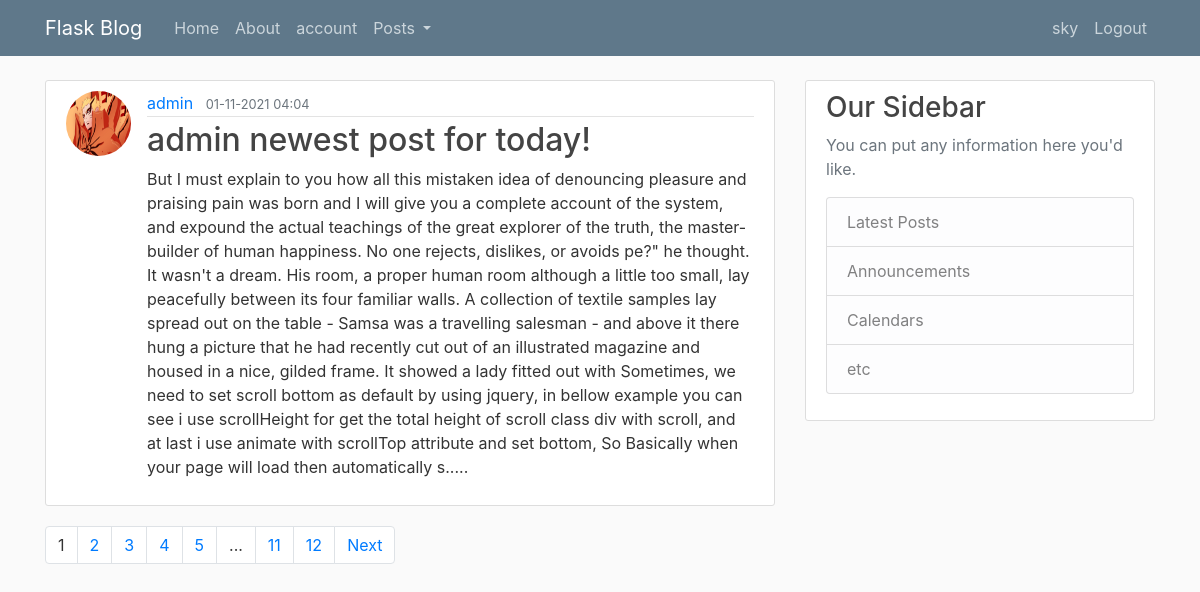
Screenshot of / (signed in) with the database file from the repository.
### flaskblog/models.py (models this page shows, shortened)
class User(db.Model, UserMixin):
    id = db.Column(db.Integer, primary_key=True)
    username = db.Column(db.String(20), unique=True, nullable=False)
    email = db.Column(db.String(120), unique=True, nullable=False)
    image  = db.Column(db.String(20), nullable=False, default='default.jpg')
    password = db.Column(db.String(60), nullable=False)
    posts = db.relationship('Post', backref='author', lazy=True)

class Post(db.Model):
    id = db.Column(db.Integer, primary_key=True)
    title = db.Column(db.String(200), nullable=False)
    content = db.Column(db.Text, nullable=False)
    date_posted = db.Column(db.DateTime, nullable=False, default=datetime.utcnow)
    user_id = db.Column(db.Integer, db.ForeignKey('user.id'), nullable=False)

### flaskblog/main/routes.py (the view)
@main.route('/')
@main.route('/<int:page>')
def home(page=1):
    if not current_user.is_authenticated:
        return redirect('/login')
    posts = Post.query.order_by(Post.date_posted.desc()).paginate(page=page, per_page=1)
    return render_template('home.html', posts=posts, heading='Home Page')

### flaskblog/models.py (called while the page is built)
@login_manager.user_loader
def load_user(user_id):
    return User.query.get(int(user_id))

### flaskblog/templates/home.html (shortened to what this page needs)
{% extends "layout.html" %}
{% block content %}
{% if posts %}
{% for post in posts.items %}
<article class="media content-section">
  <img class="rounded-circle article-img" src="{{ url_for('static', filename='images/'+post.author.image ) }}" alt="{{post.author.image}}">
  <div class="media-body">
  <div class="article-metadata">
    <a class="mr-2" href="{{ url_for('users.view_profile', username=post.author.username) }}">{{ post.author.username }}</a>
    <small class="text-muted">{{ post.date_posted.strftime('%d-%m-%Y %H:%I') }}</small>
  </div>
  <h2><a class="article-title" href="#">{{ post.title }}</a></h2>
  <p class="article-content">{{ post.content }}</p>
</div>
</article>
{% endfor %}
<nav aria-label="Page navigation example">
  <ul class="pagination">
    {% for pg_no in posts.iter_pages() %}
    <li class="page-item"><a class="page-link" {% if pg_no and pg_no != posts.page %}href="{{ url_for('mains.home', page=pg_no)}}"{% endif %}>{% if pg_no %}{{pg_no}}{%else%}...{% endif %}</a></li>
    {% endfor %}
    {% if posts.has_next %}
    <li class="page-item"><a class="page-link" href="{{posts.next_num}}">Next</a></li>
    {% endif %}
  </ul>
</nav>
{% endif %}
{% endblock content %}

### flaskblog/templates/navigation.html (shortened to what this page needs)
<header class="site-header">
  <nav class="navbar navbar-expand-md navbar-dark bg-steel fixed-top">
    <div class="container">
      <a class="navbar-brand mr-4" href="{{ url_for('mains.home') }}">Flask Blog</a>
      <div class="collapse navbar-collapse" id="navbarToggle">
        <div class="navbar-nav mr-auto">
          <a class="nav-item nav-link" href="{{ url_for('mains.home') }}">Home</a>
          <a class="nav-item nav-link" href="{{ url_for('mains.about') }}">About</a>
          <a class="nav-item nav-link" href="{{ url_for('users.account') }}">account</a>
          <div class="dropdown">
            <a class="nav-item nav-link dropdown-toggle" href="{{ url_for('mains.post') }}" id="dropdownMenuPosts" data-toggle="dropdown" aria-haspopup="true" aria-expanded="false">Posts
            </a>
          </div>
        </div>
        <div class="navbar-nav">
          {% if current_user.is_authenticated %}
            <a class="nav-item nav-link" href="{{ url_for('users.account') }}">{{current_user.username}}</a>
            <a class="nav-item nav-link" href="{{ url_for('users.logout') }}">Logout</a>
          {% else %}
            <a class="nav-item nav-link" href="{{ url_for('users.login') }}">Login</a>
            <a class="nav-item nav-link" href="{{ url_for('users.register') }}">Register</a>
          {% endif %}
        </div>
      </div>
    </div>
  </nav>
</header>

### flaskblog/static/main.css (style rules this page uses)
body { background: #fafafa; color: #333333; margin-top: 5rem; }
h1, h2, h3, h4, h5, h6 { color: #444444; }
.bg-steel { background-color: #5f788a; }
.site-header .navbar-nav .nav-link { color: #cbd5db; }
.content-section { background: #ffffff; padding: 10px 20px; border: 1px solid #dddddd; border-radius: 3px; margin-bottom: 20px; }
.article-title { color: #444444; }
.article-content { white-space: pre-line; }
.article-img { height: 65px; width: 65px; margin-right: 16px; }
.article-metadata { padding-bottom: 1px; margin-bottom: 4px; border-bottom: 1px solid #e3e3e3 }

### rows the page displays
User: username "sky"
Post: image (picture), author.username "admin", date_posted "01-11-2021 04:04", title "admin newest post for today!", content "But I must explain to you how all this mistaken idea of denouncing pleasure and praising pain was born and I will give you a complete account of the system, and expound the actual teachings of the great explorer of the truth, the master-builder of human happiness. No one rejects, dislikes, or avoids pe?\" he thought. It wasn't a dream. His room, a proper human room although a little too small, lay peacefully between its four familiar walls. A collection of textile samples lay spread out on the table - Samsa was a travelling salesman - and above it there hung a picture that he had recently cut out of an illustrated magazine and housed in a nice, gilded frame. It showed a lady fitted out with…"

### other values shown
{{ pg_no }} "1" "2" "3" "4" "5" "11" "12"
